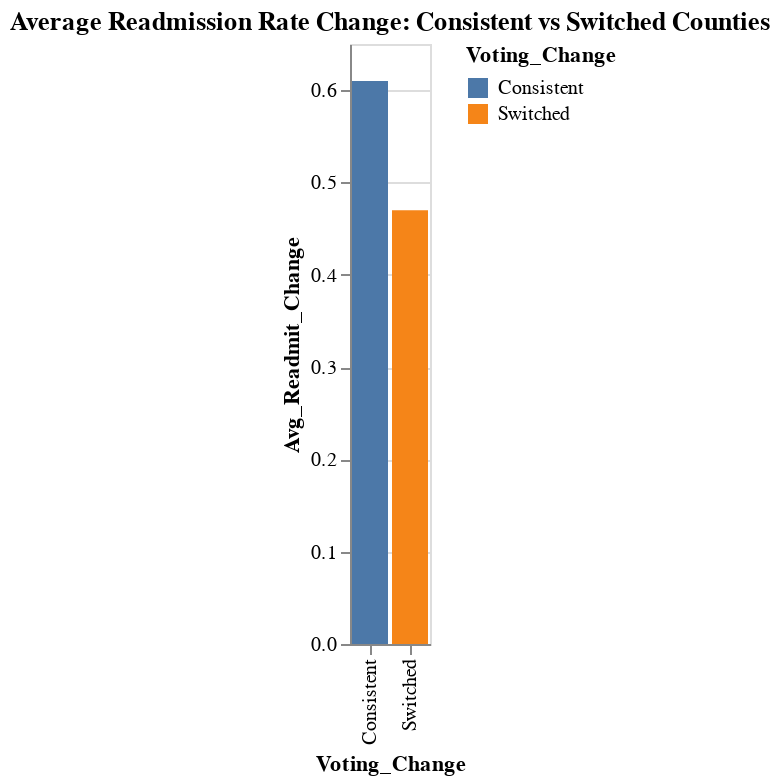

Notebook code cell kept with this figure:
### Code cell
### RQ2: Average rate change for consistent vs. switched counties --- ###
query_rq2 = """
SELECT
    CASE
        WHEN e2016.Win = e2020.Win THEN 'Consistent'
        ELSE 'Switched'
    END AS Voting_Change,
    ROUND(AVG(r2020."30_day_Readmission_Rate" - r2016."30_day_Readmission_Rate"), 2) AS Avg_Readmit_Change
FROM elections e2016
JOIN elections e2020 ON e2016.County = e2020.County AND e2016.Year = 2016 AND e2020.Year = 2020
JOIN readmissions r2016 ON e2016.County = r2016.County AND r2016.Year = 2016
JOIN readmissions r2020 ON e2020.County = r2020.County AND r2020.Year = 2020
GROUP BY Voting_Change;
"""
rq2_df = pd.read_sql_query(query_rq2, conn)
rq2_df.to_csv("output/rq2_consistency_vs_rate_change.csv", index=False)

# Simple bar chart
alt.Chart(rq2_df).mark_bar().encode(
    x='Voting_Change:N',
    y='Avg_Readmit_Change:Q',
    color='Voting_Change:N'
).properties(
    title='Average Readmission Rate Change: Consistent vs Switched Counties'
)

### Figure 1 — Vega-Lite specification as saved in the notebook (floating-point values rounded to 4 significant figures)
{"config": {"view": {"continuousWidth": 300, "continuousHeight": 300}}, "data": {"name": "data-5c0a508126971e1d300a9a487e243981"}, "mark": {"type": "bar"}, "encoding": {"color": {"field": "Voting_Change", "type": "nominal"}, "x": {"field": "Voting_Change", "type": "nominal"}, "y": {"field": "Avg_Readmit_Change", "type": "quantitative"}}, "title": "Average Readmission Rate Change: Consistent vs Switched Counties", "$schema": "https://vega.github.io/schema/vega-lite/v5.20.1.json", "datasets": {"data-5c0a508126971e1d300a9a487e243981": [{"Voting_Change": "Consistent", "Avg_Readmit_Change": 0.61}, {"Voting_Change": "Switched", "Avg_Readmit_Change": 0.47}]}}
